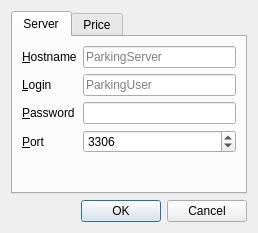
<?xml version="1.0" encoding="UTF-8"?>
<ui version="4.0">
 <class>SettingsDialog</class>
 <widget class="QDialog" name="SettingsDialog">
  <property name="geometry">
   <rect>
    <x>0</x>
    <y>0</y>
    <width>258</width>
    <height>233</height>
   </rect>
  </property>
  <property name="windowTitle">
   <string>Dialog</string>
  </property>
  <layout class="QVBoxLayout" name="verticalLayout">
   <item>
    <widget class="QTabWidget" name="tabWidget">
     <property name="tabPosition">
      <enum>QTabWidget::North</enum>
     </property>
     <property name="tabShape">
      <enum>QTabWidget::Rounded</enum>
     </property>
     <property name="currentIndex">
      <number>0</number>
     </property>
     <widget class="QWidget" name="server_tab">
      <attribute name="title">
       <string>Server</string>
      </attribute>
      <layout class="QFormLayout" name="formLayout">
       <item row="0" column="0">
        <widget class="QLabel" name="label">
         <property name="text">
          <string>&amp;Hostname</string>
         </property>
         <property name="buddy">
          <cstring>server_hostname_line_edit</cstring>
         </property>
        </widget>
       </item>
       <item row="0" column="1">
        <widget class="QLineEdit" name="server_hostname_line_edit">
         <property name="text">
          <string/>
         </property>
         <property name="placeholderText">
          <string>ParkingServer</string>
         </property>
        </widget>
       </item>
       <item row="1" column="0">
        <widget class="QLabel" name="label_2">
         <property name="enabled">
          <bool>true</bool>
         </property>
         <property name="text">
          <string>&amp;Login</string>
         </property>
         <property name="buddy">
          <cstring>server_login_line_edit</cstring>
         </property>
        </widget>
       </item>
       <item row="1" column="1">
        <widget class="QLineEdit" name="server_login_line_edit">
         <property name="enabled">
          <bool>true</bool>
         </property>
         <property name="text">
          <string/>
         </property>
         <property name="placeholderText">
          <string>ParkingUser</string>
         </property>
        </widget>
       </item>
       <item row="2" column="0">
        <widget class="QLabel" name="label_3">
         <property name="enabled">
          <bool>true</bool>
         </property>
         <property name="text">
          <string>&amp;Password</string>
         </property>
         <property name="buddy">
          <cstring>server_password_line_edit</cstring>
         </property>
        </widget>
       </item>
       <item row="2" column="1">
        <widget class="QLineEdit" name="server_password_line_edit">
         <property name="enabled">
          <bool>true</bool>
         </property>
         <property name="text">
          <string/>
         </property>
         <property name="echoMode">
          <enum>QLineEdit::Password</enum>
         </property>
         <property name="clearButtonEnabled">
          <bool>true</bool>
         </property>
        </widget>
       </item>
       <item row="3" column="0">
        <widget class="QLabel" name="label_4">
         <property name="text">
          <string>&amp;Port</string>
         </property>
         <property name="buddy">
          <cstring>server_port_spin_box</cstring>
         </property>
        </widget>
       </item>
       <item row="3" column="1">
        <widget class="QSpinBox" name="server_port_spin_box">
         <property name="maximum">
          <number>99999</number>
         </property>
         <property name="singleStep">
          <number>10</number>
         </property>
         <property name="value">
          <number>3306</number>
         </property>
        </widget>
       </item>
      </layout>
     </widget>
     <widget class="QWidget" name="mode_tab">
      <attribute name="title">
       <string>Price</string>
      </attribute>
      <layout class="QFormLayout" name="formLayout_4">
       <item row="0" column="0">
        <widget class="QLabel" name="label_5">
         <property name="text">
          <string>У,Е / час</string>
         </property>
        </widget>
       </item>
       <item row="0" column="1">
        <widget class="QSpinBox" name="price_spin">
         <property name="maximum">
          <number>100000</number>
         </property>
         <property name="singleStep">
          <number>100</number>
         </property>
         <property name="value">
          <number>3000</number>
         </property>
        </widget>
       </item>
      </layout>
     </widget>
    </widget>
   </item>
   <item>
    <widget class="QDialogButtonBox" name="buttonBox">
     <property name="orientation">
      <enum>Qt::Horizontal</enum>
     </property>
     <property name="standardButtons">
      <set>QDialogButtonBox::Cancel|QDialogButtonBox::Ok</set>
     </property>
    </widget>
   </item>
  </layout>
 </widget>
 <resources/>
 <connections>
  <connection>
   <sender>buttonBox</sender>
   <signal>accepted()</signal>
   <receiver>SettingsDialog</receiver>
   <slot>accept()</slot>
   <hints>
    <hint type="sourcelabel">
     <x>236</x>
     <y>237</y>
    </hint>
    <hint type="destinationlabel">
     <x>157</x>
     <y>274</y>
    </hint>
   </hints>
  </connection>
  <connection>
   <sender>buttonBox</sender>
   <signal>rejected()</signal>
   <receiver>SettingsDialog</receiver>
   <slot>reject()</slot>
   <hints>
    <hint type="sourcelabel">
     <x>268</x>
     <y>237</y>
    </hint>
    <hint type="destinationlabel">
     <x>286</x>
     <y>274</y>
    </hint>
   </hints>
  </connection>
 </connections>
</ui>
